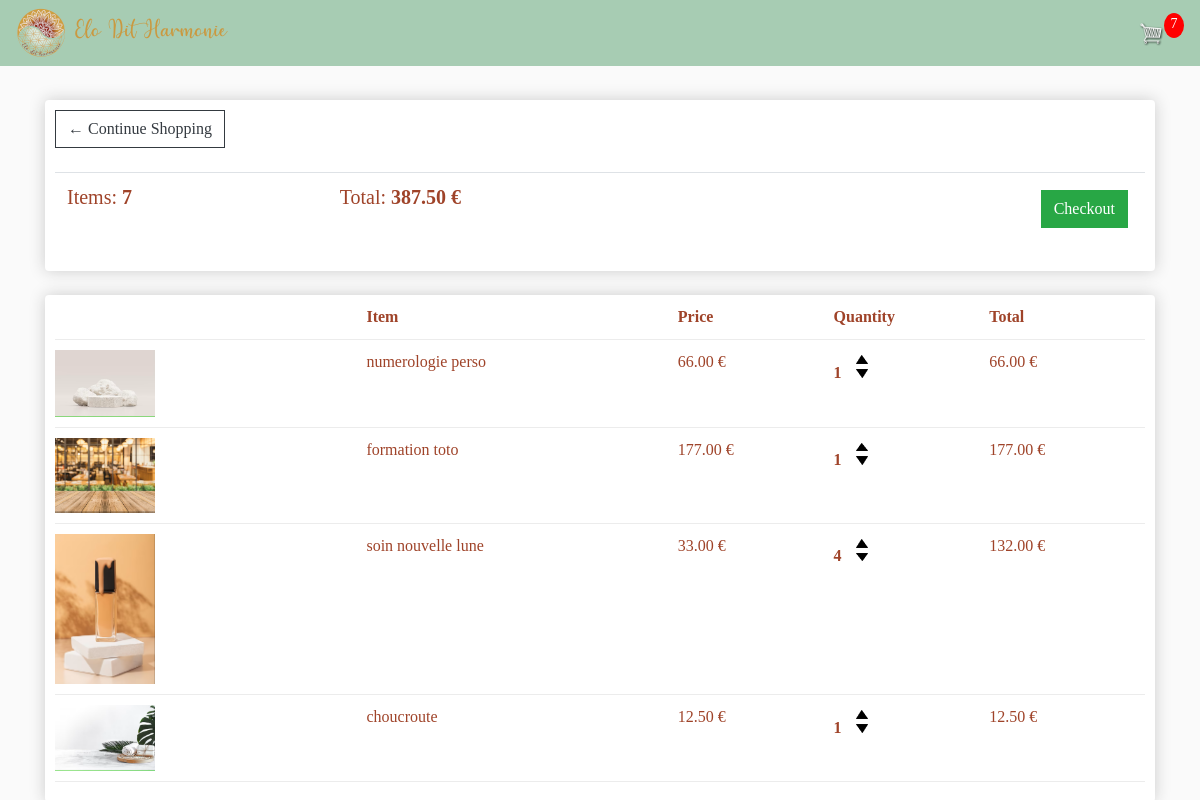
The app's page /cart/ (signed in) with its own data.
### exampleApp/models.py (models this page shows, shortened)
class Order(models.Model): # c'est notre panier
    customer = models.ForeignKey(Customer, on_delete=models.SET_NULL, null = True, blank=True)
    date_ordered = models.DateTimeField(auto_now_add=True)
    complete = models.BooleanField(default=False, null=True, blank=False)
    transaction_id = models.CharField(max_length=100, null=True)
    @property
    def get_cart_total(self):
        orderitems = self.orderitem_set.all()
        total = sum([item.get_total for item in orderitems])
        return total
    @property
    def get_cart_items(self):
        orderitems = self.orderitem_set.all()
        total = sum([item.quantity for item in orderitems])
        return total

class OrderItem(models.Model): # élément dans le panier
    product = models.ForeignKey(Product, on_delete=models.SET_NULL, null=True)
    order = models.ForeignKey(Order, on_delete=models.SET_NULL, null=True)
    quantity = models.IntegerField(default=0, null=True, blank=True)
    date_added = models.DateTimeField(auto_now_add=True)
    @property
    def get_total(self):
        total = self.product.price * self.quantity
        return total

class Product(models.Model):
    name = models.CharField(max_length=200,null=True)
    price = models.DecimalField(max_digits=7, decimal_places=2)
    digital = models.BooleanField(default=False, null=True, blank=True)
    available = models.BooleanField(default=False, null=True, blank=True)
    description = models.TextField(default="Pas d'informations",null=True, blank=True)
    image = models.ImageField(null=True, blank=True)
    @property
    def imageURL(self):
        try:
            url = self.image.url
        except:
            url = ''
        return url

### exampleApp/views.py (the view)
# urls.py: path('cart/', views.cart, name="cart"),
def cart(request):
     data = cartData(request)
     cartItems = data['cartItems']
     order = data['order']
     items = data['items']
     context = {'items':items, 'order':order, 'cartItems':cartItems}
     return render(request, 'exampleapp/cart.html', context)

### exampleApp/utils.py (called while the page is built)
def cartData(request):
    if request.user.is_authenticated:
        customer = request.user.customer
        order, created = Order.objects.get_or_create(customer=customer, complete=False)
        items = order.orderitem_set.all()
        cartItems = order.get_cart_items
    else:
        cookieData = cookieCart(request)
        cartItems = cookieData['cartItems']
        order = cookieData['order']
        items = cookieData['items']
    return {'items':items, 'order':order, 'cartItems':cartItems}

### exampleApp/templates/exampleApp/cart.html
{% extends 'exampleapp/main.html' %}
{% load static %}
{% block content %}
<div class="row">
	<div class="col-lg-12">
		<div class="box-element">
               <a  class="btn btn-outline-dark" href="{% url 'store' %}">&#x2190; Continue Shopping</a>
               <br>
               <br>
               <table class="table">
                    <tr>
                         <th><h5>Items: <strong>{{order.get_cart_items}}</strong></h5></th>
                         <th><h5>Total:<strong> {{order.get_cart_total|floatformat:2}} €</strong></h5></th>
                         <th>
                              <a  style="float:right; margin:5px;" class="btn btn-success" href="{% url 'checkout' %}">Checkout</a>
                         </th>
                    </tr>
               </table>
          </div>
		<br>
		<div class="box-element">
               <div class="cart-row">
                    <div style="flex:2"></div>
                    <div style="flex:2"><strong>Item</strong></div>
                    <div style="flex:1"><strong>Price</strong></div>
                    <div style="flex:1"><strong>Quantity</strong></div>
                    <div style="flex:1"><strong>Total</strong></div>
               </div>
               {% for item in items %}
               <div class="cart-row">
                    <div style="flex:2"><img class="row-image" src="{{item.product.imageURL}}"></div>
                    <div style="flex:2"><p>{{item.product.name}}</p></div>
                    <div style="flex:1"><p>{{item.product.price|floatformat:2}} €</p></div>
                    <div style="flex:1">
                         <p class="quantity">{{item.quantity}}</p>
                         <div class="quantity">
                              <img data-product="{{item.product.id}}" data-action="add" class="chg-quantity update-cart" src="{% static  'images/arrow-up.png' %}">
                              <img data-product="{{item.product.id}}" data-action="remove" class="chg-quantity update-cart" src="{% static  'images/arrow-down.png' %}">
                         </div>
                    </div>
                    <div style="flex:1"><p>{{item.get_total}} €</p></div>
               </div>
               {% endfor %}
          </div>
	</div>
</div>
{% endblock content %}

### static/CSS/main.css (style rules this page uses)
body { background-color: hsl(0, 0%, 98%); color: #9f4329; font-family: 'garamont'; }
.table { color: #9f4329; }
.box-element { box-shadow:hsl(0, 0%, 80%) 0 0 16px; background-color: #fff; border-radius: 4px; padding: 10px; }
.col-lg-4, .col-lg-6, .col-lg-8, .col-lg-12 { margin-top: 10px; }
.btn { border-radius: 0; }
.row-image { width: 100px; }
.cart-row { display: flex; align-items: flex-stretch; padding-bottom: 10px; margin-bottom: 10px; border-bottom: 1px solid #ececec; }
.quantity { display: inline-block; font-weight: 700; padding-right:10px; }
.chg-quantity { width: 12px; cursor: pointer; display: block; margin-top: 5px; transition:.1s; }

### records on screen
Order: get_cart_items "7", get_cart_total "387.50"
OrderItem: product.imageURL (picture), product.name "numerologie perso", product.price "66.00", quantity "1", get_total "66.00"
OrderItem: product.imageURL (picture), product.name "formation toto", product.price "177.00", quantity "1", get_total "177.00"
OrderItem: product.imageURL (picture), product.name "soin nouvelle lune", product.price "33.00", quantity "4", get_total "132.00"
OrderItem: product.imageURL (picture), product.name "choucroute", product.price "12.50", quantity "1", get_total "12.50"

### other values on screen
{{ cartItems }} "7"
